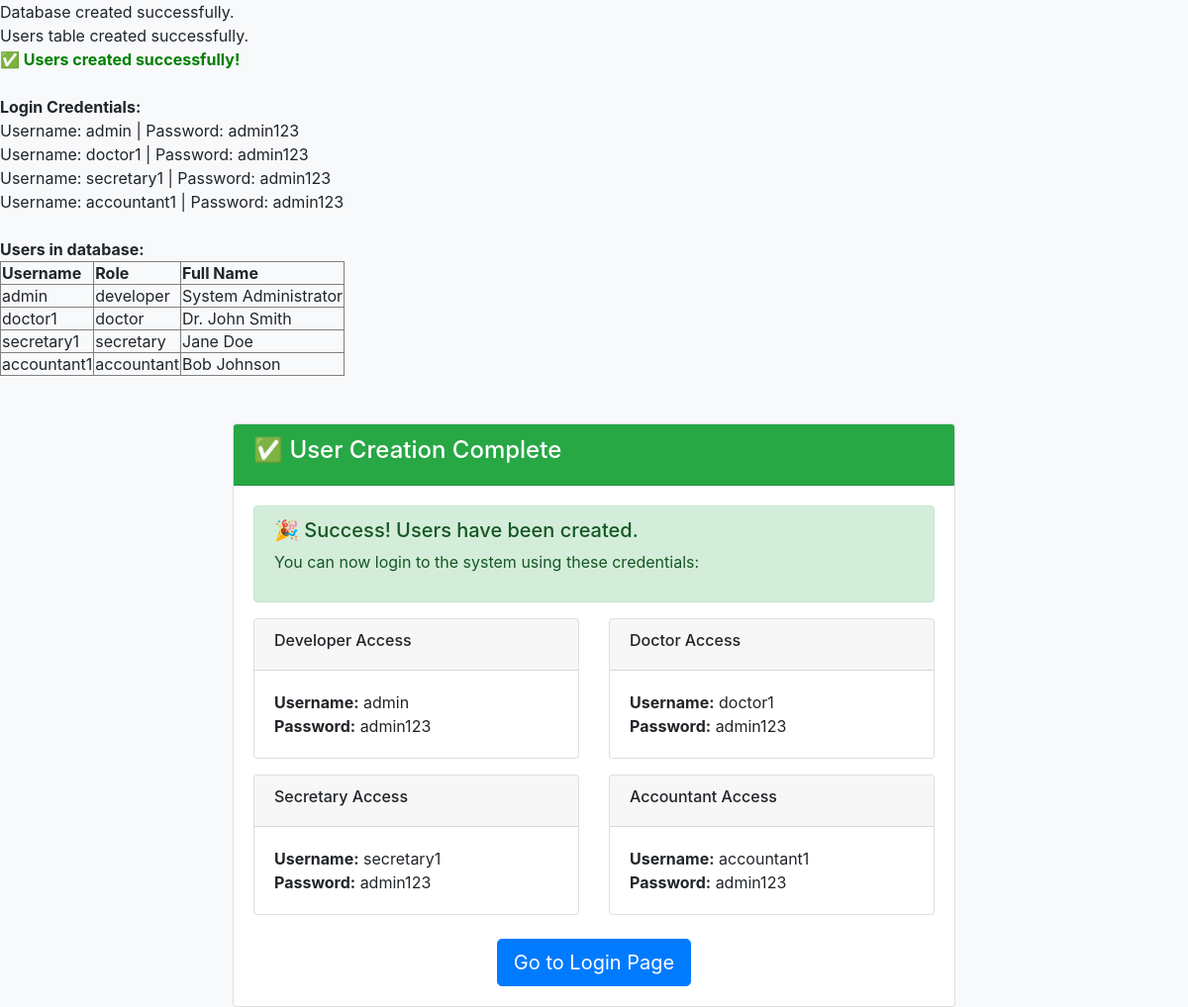
/create_users.php, run on the app's committed database.
### tables this page shows
CREATE TABLE IF NOT EXISTS users (
    id INT(11) NOT NULL AUTO_INCREMENT,
    username VARCHAR(50) NOT NULL UNIQUE,
    password VARCHAR(255) NOT NULL,
    email VARCHAR(100) NOT NULL,
    role ENUM('doctor', 'secretary', 'developer', 'accountant') NOT NULL,
    full_name VARCHAR(100) NOT NULL,
    created_at TIMESTAMP DEFAULT CURRENT_TIMESTAMP,
    updated_at TIMESTAMP DEFAULT CURRENT_TIMESTAMP ON UPDATE CURRENT_TIMESTAMP,
    is_active BOOLEAN DEFAULT TRUE,
    PRIMARY KEY (id),
    INDEX idx_username (username),
    INDEX idx_role (role),
    INDEX idx_is_active (is_active)
);

### public/create_users.php (the view, shortened to what this page needs)
<?php
require_once "../includes/config.php";
$mysqli->select_db("patient_dbms");
$sql = "CREATE TABLE IF NOT EXISTS users (
    id INT(11) NOT NULL AUTO_INCREMENT,
    username VARCHAR(50) NOT NULL UNIQUE,
    password VARCHAR(255) NOT NULL,
    email VARCHAR(100) NOT NULL,
    role ENUM('doctor', 'secretary', 'developer', 'accountant') NOT NULL,
    full_name VARCHAR(100) NOT NULL,
    created_at TIMESTAMP DEFAULT CURRENT_TIMESTAMP,
    updated_at TIMESTAMP DEFAULT CURRENT_TIMESTAMP ON UPDATE CURRENT_TIMESTAMP,
    is_active BOOLEAN DEFAULT TRUE,
    PRIMARY KEY (id)
) ENGINE=InnoDB DEFAULT CHARSET=utf8";
if ($mysqli->query($sql) === TRUE) {
    echo "Users table created successfully.<br>";
} else {
    echo "Error creating users table: " . $mysqli->error . "<br>";
}
$sql = "DELETE FROM users";
$mysqli->query($sql);
$admin_password = password_hash('admin123', PASSWORD_DEFAULT);
$sql = "INSERT INTO users (username, password, email, role, full_name) VALUES
('admin', '$admin_password', 'admin@clinic.com', 'developer', 'System Administrator'),
('doctor1', '$admin_password', 'doctor@clinic.com', 'doctor', 'Dr. John Smith'),
('secretary1', '$admin_password', 'secretary@clinic.com', 'secretary', 'Jane Doe'),
('accountant1', '$admin_password', 'accountant@clinic.com', 'accountant', 'Bob Johnson')";
if ($mysqli->query($sql) === TRUE) {
    echo "<div style='color: green; font-weight: bold;'>✅ Users created successfully!</div>";
    echo "<br><strong>Login Credentials:</strong><br>";
    echo "Username: admin | Password: admin123<br>";
    echo "Username: doctor1 | Password: admin123<br>";
    echo "Username: secretary1 | Password: admin123<br>";
    echo "Username: accountant1 | Password: admin123<br>";
} else {
    echo "Error creating users: " . $mysqli->error . "<br>";
}
$sql = "SELECT username, role, full_name FROM users";
$result = $mysqli->query($sql);
if ($result->num_rows > 0) {
    echo "<br><strong>Users in database:</strong><br>";
    echo "<table border='1' style='border-collapse: collapse;'>";
    echo "<tr><th>Username</th><th>Role</th><th>Full Name</th></tr>";
    while($row = $result->fetch_assoc()) {
        echo "<tr><td>" . $row['username'] . "</td><td>" . $row['role'] . "</td><td>" . $row['full_name'] . "</td></tr>";
    }
    echo "</table>";
} else {
    echo "No users found in database.";
}
?>
<!DOCTYPE html>
<html>
<head>
    <link rel="stylesheet" href="https://stackpath.bootstrapcdn.com/bootstrap/4.5.2/css/bootstrap.min.css">
</head>
<body class="bg-light">
    <div class="container mt-5">
        <div class="row justify-content-center">
            <div class="col-md-8">
                <div class="card">
                    <div class="card-header bg-success text-white">
                        <h4>✅ User Creation Complete</h4>
                    </div>
                    <div class="card-body">
                        <div class="alert alert-success">
                            <h5>🎉 Success! Users have been created.</h5>
                            <p>You can now login to the system using these credentials:</p>
                        </div>
                        <div class="row">
                            <div class="col-md-6">
                                <div class="card">
                                    <div class="card-header">
                                        <h6>Developer Access</h6>
                                    </div>
                                    <div class="card-body">
                                        <strong>Username:</strong> admin<br>
                                        <strong>Password:</strong> admin123
                                    </div>
                                </div>
                            </div>
                            <div class="col-md-6">
                                <div class="card">
                                    <div class="card-header">
                                        <h6>Doctor Access</h6>
                                    </div>
                                    <div class="card-body">
                                        <strong>Username:</strong> doctor1<br>
                                        <strong>Password:</strong> admin123
                                    </div>
                                </div>
                            </div>
                        </div>
                        <div class="row mt-3">
                            <div class="col-md-6">
                                <div class="card">
                                    <div class="card-header">
                                        <h6>Secretary Access</h6>
                                    </div>
                                    <div class="card-body">
                                        <strong>Username:</strong> secretary1<br>
                                        <strong>Password:</strong> admin123
                                    </div>
                                </div>
                            </div>
                            <div class="col-md-6">
                                <div class="card">
                                    <div class="card-header">
                                        <h6>Accountant Access</h6>
                                    </div>
                                    <div class="card-body">
                                        <strong>Username:</strong> accountant1<br>
                                        <strong>Password:</strong> admin123
                                    </div>
                                </div>
                            </div>
                        </div>
                        <div class="text-center mt-4">
                            <a href="login.php" class="btn btn-primary btn-lg">
                                <i class="fa fa-sign-in"></i> Go to Login Page
                            </a>
                        </div>
                    </div>
                </div>
            </div>
        </div>
    </div>
</body>
</html>

### data on the page
users: username "admin", role "developer", full_name "System Administrator"
users: username "doctor1", role "doctor", full_name "Dr. John Smith"
users: username "secretary1", role "secretary", full_name "Jane Doe"
users: username "accountant1", role "accountant", full_name "Bob Johnson"
